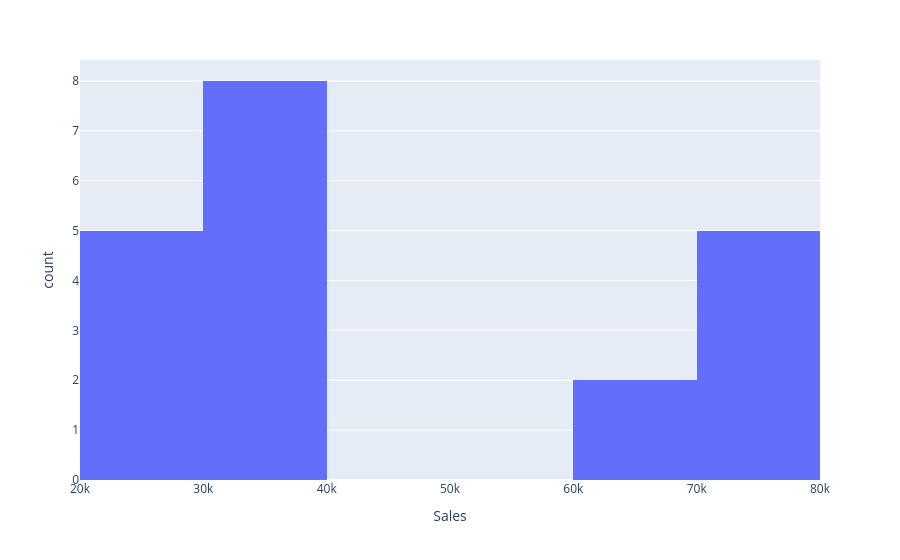

Notebook source saved alongside this figure:
### Code cell
# 4. Create a histogram of Sales with 10 bins.
px.histogram(
    df,
    x = "Sales",
    nbins = 10
)

### Figure 1 — Plotly figure (JSON) as saved in the notebook; plotly's stock layout.template omitted (floating-point values rounded to 4 significant figures)
{"data": [{"bingroup": "x", "hovertemplate": "Sales=%{x}<br>count=%{y}<extra></extra>", "legendgroup": "", "marker": {"color": "#636efa", "pattern": {"shape": ""}}, "name": "", "nbinsx": 10, "orientation": "v", "showlegend": false, "type": "histogram", "x": [65000, 30000, 25000, 70000, 32000, 27000, 68000, 35000, 26000, 72000, 33000, 28000, 75000, 34000, 29000, 76000, 36000, 30000, 78000, 37000], "xaxis": "x", "yaxis": "y"}], "layout": {"barmode": "relative", "legend": {"tracegroupgap": 0}, "margin": {"t": 60}, "xaxis": {"anchor": "y", "domain": [0, 1], "title": {"text": "Sales"}}, "yaxis": {"anchor": "x", "domain": [0, 1], "title": {"text": "count"}}}}
